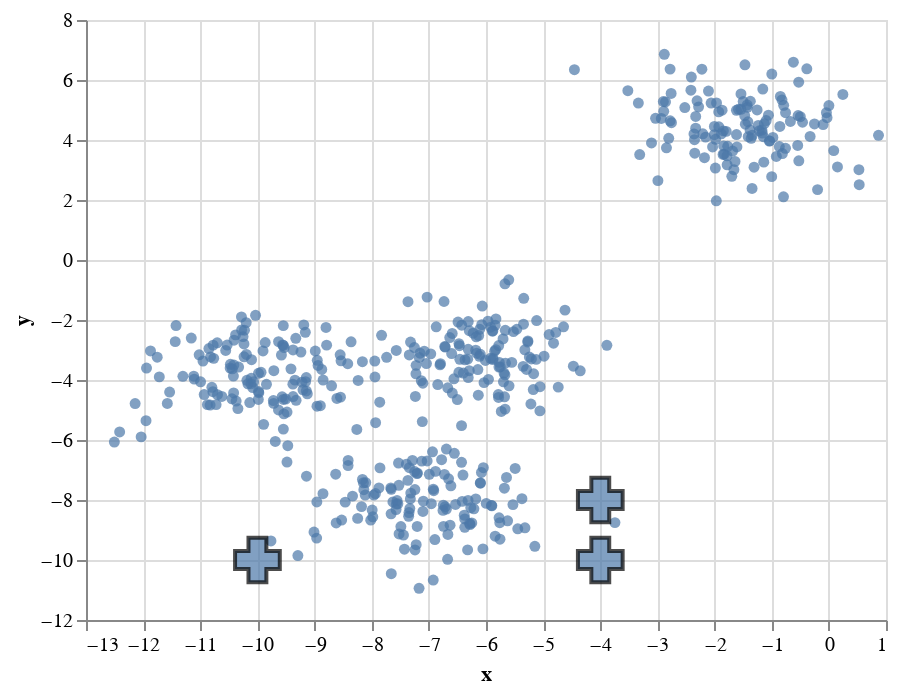

Write notebook code for a chart like this one.
### Markdown cell above
More helpful is to have the charts "layered" one on top of the other.

### Code cell
alt.layer(c1,c2)

### Figure 1 — Vega-Lite specification as saved in the notebook (floating-point values rounded to 4 significant figures; data arrays with more than 128 entries replaced by an {"elided": "..."} marker saying what was removed)
{"config": {"view": {"continuousWidth": 400, "continuousHeight": 300}}, "layer": [{"data": {"name": "data-66c175841e5b70464c750911ae26ce60"}, "mark": "circle", "encoding": {"x": {"field": "x", "type": "quantitative"}, "y": {"field": "y", "type": "quantitative"}}}, {"data": {"name": "data-d937417af026e4f584a32531c2ef6637"}, "mark": {"type": "point", "filled": true, "shape": "cross", "size": 500, "stroke": "black"}, "encoding": {"x": {"field": "x", "type": "quantitative"}, "y": {"field": "y", "type": "quantitative"}}}], "$schema": "https://vega.github.io/schema/vega-lite/v4.17.0.json", "datasets": {"data-66c175841e5b70464c750911ae26ce60": {"elided": "500 records"}, "data-d937417af026e4f584a32531c2ef6637": [{"x": -4, "y": -10}, {"x": -4, "y": -8}, {"x": -10, "y": -10}]}}
